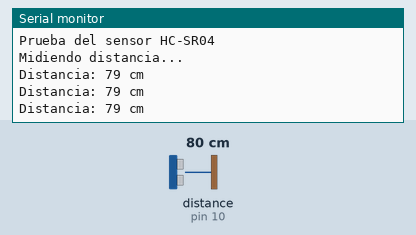
Bench run of a sketch on a simulated Arduino Uno, built with avr-gcc and run on an emulated ATmega328P. On the bench: the last lines printed to the serial monitor. Wiring (inferred from the names in the program): ultrasonic range finder: trigger pin 9; echo pin 10. The test bench sets the inputs (shaded band); at power-on: distance to the obstacle (sensor on pin 10) 80 cm. The echo pulse lasts 58.3 µs per cm.

Above: at 1.3 s.
1.4 s: distance to the obstacle (sensor on pin 10) set to 2 cm
At 1.9 s:
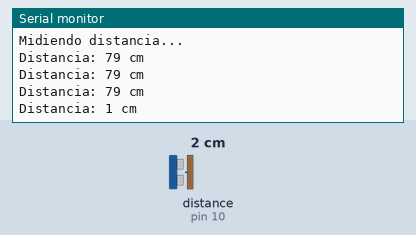
2.9 s: distance to the obstacle (sensor on pin 10) set to 4 cm
At 3.4 s:
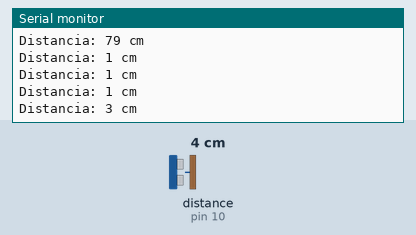
Timing chart, 0 to 5.9 s (numbered marks = the images above; inputs shaded):
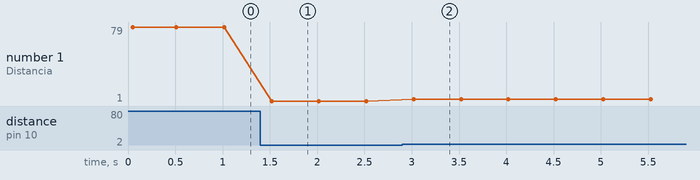

Measured:
- after the input at 1.4 s, the serial monitor: prints a new line after 0.12 s (image 1)
- after the input at 2.9 s, the serial monitor: prints a new line after 0.12 s (image 2)
- plotted number 1: 79 → 1 after the input at 1.4 s, 1 → 3 after the input at 2.9 s

The sketch:

hcsr04.ino
```cpp
const int trigPin = 9;
const int echoPin = 10;

long duration;
int distance;

void setup() {
  // Configurar pines
  pinMode(trigPin, OUTPUT);
  pinMode(echoPin, INPUT);

  // Iniciar comunicación serial
  Serial.begin(9600);
  Serial.println("Prueba del sensor HC-SR04");
  Serial.println("Midiendo distancia...");
}

void loop() {
  // Limpiar el pin Trig
  digitalWrite(trigPin, LOW);
  delayMicroseconds(2);

  // Generar el pulso ultrasónico de 10 microsegundos
  digitalWrite(trigPin, HIGH);
  delayMicroseconds(10);
  digitalWrite(trigPin, LOW);

  // Leer la duración del pulso en el pin Echo
  duration = pulseIn(echoPin, HIGH);

  // Calcular la distancia en centímetros
  // La velocidad del sonido es 343 m/s, o 0.0343 cm/µs
  // Se divide por 2 porque la onda va y vuelve
  distance = duration * 0.0343 / 2;

  // Mostrar la distancia en el Monitor Serie
  Serial.print("Distancia: ");
  Serial.print(distance);
  Serial.println(" cm");

  delay(500); // Esperar medio segundo antes de la siguiente medición
}
```
